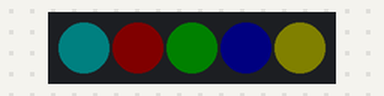
Recording of a sketch running on a simulated Arduino Uno, built with avr-gcc and run on an emulated ATmega328P. Shown: 5 RGB LEDs in strip order, left to right. Dim RGB values are drawn brighter than linear.

Above: at 0.15 s.
At 1.05 s:
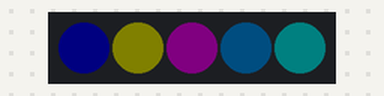
At 1.95 s:
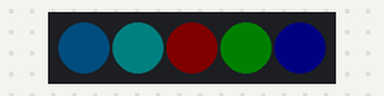
Timing chart, 0 to 40.0 s (numbered marks = the images above):
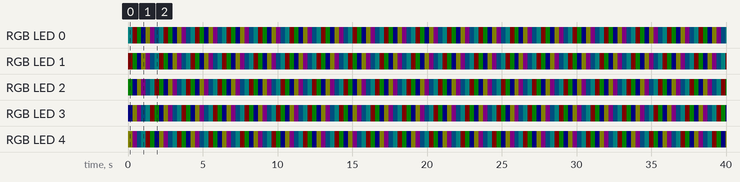

Measured:
- by itself, RGB LED 0: repeats every 2.1 s: RGB(5, 0, 0) 0.30 s, RGB(0, 5, 0) 0.30 s, RGB(0, 0, 5) 0.30 s, RGB(5, 5, 0) 0.30 s, RGB(5, 0, 5) 0.30 s, RGB(0, 3, 5) 0.30 s, RGB(0, 5, 5) 0.30 s
- by itself, RGB LED 1: repeats every 2.1 s: RGB(0, 5, 0) 0.30 s, RGB(0, 0, 5) 0.30 s, RGB(5, 5, 0) 0.30 s, RGB(5, 0, 5) 0.30 s, RGB(0, 3, 5) 0.30 s, RGB(0, 5, 5) 0.30 s, RGB(5, 0, 0) 0.30 s
- by itself, everything shown: repeats every 2.1 s, in 7 steps

The sketch:

03_WS2812.ino
```cpp
/***********************************************************
Function: Ws2812 LED
Website: www.adeept.com
***********************************************************/
#include <Adafruit_NeoPixel.h>

#define LED_PIN    A3         // WS2812 connect to pin A3 .
#define NUM_LEDS   5         // LED number.
Adafruit_NeoPixel pixels(NUM_LEDS, LED_PIN, NEO_GRB + NEO_KHZ800);


const int base_colors[][3] = {
    {0, 255, 255},
    {255, 0, 0},
    {0, 255, 0},
    {0, 0, 255},
    {255, 255, 0},
    {255, 0, 255},
    {0, 128, 255}
};


void generate_color_sequences(int color_sequences[][NUM_LEDS][3]) {
    for (int i = 0; i < sizeof(base_colors) / sizeof(base_colors[0]); i++) {
        for (int j = 0; j < NUM_LEDS; j++) {
            int index = (j + i) % (sizeof(base_colors) / sizeof(base_colors[0]));
            color_sequences[i][j][0] = base_colors[index][0];
            color_sequences[i][j][1] = base_colors[index][1];
            color_sequences[i][j][2] = base_colors[index][2];
        }
    }
}

void setup() {
  pixels.begin();         // Initialize the NeoPixel library.
  pixels.setBrightness(5); // Set WS2812 LED brightness.
}

void loop() {
  int color_sequences[sizeof(base_colors) / sizeof(base_colors[0])][NUM_LEDS][3];
  generate_color_sequences(color_sequences);

  for (int s = 0; s < sizeof(base_colors) / sizeof(base_colors[0]); s++) {
    for (int i = 0; i < NUM_LEDS; i++) {
      pixels.setPixelColor(i, pixels.Color(color_sequences[s][i][0], color_sequences[s][i][1], color_sequences[s][i][2]));
    }
    pixels.show();
    delay(300);
  }
}


void WS2812Color(int num, int R, int G, int B){
  pixels.setPixelColor(num,pixels.Color(R,G,B));
  pixels.show();
}

void WS2812ColorAll(int R, int G, int B){
    for(int i=0; i<=NUM_LEDS; i++){
      pixels.setPixelColor(i,pixels.Color(R,G,B));
  }
  pixels.show();
}
```
